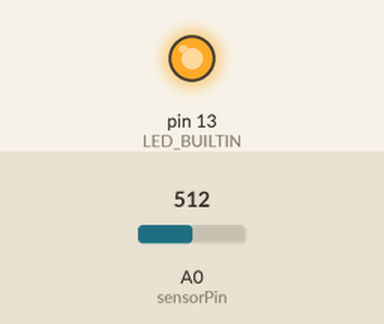
The sketch below on a simulated Arduino Uno, built with avr-gcc and run on an emulated ATmega328P. Shown: output pins drawn as LEDs (lit = HIGH). The test bench sets the inputs (shaded band); at power-on: A0 (sensorPin) = 512. What the sketch prints to the serial monitor is not drawn.

Above: at 1.8 s.
1.9 s: A0 (sensorPin) set to 488
At 2.6 s:
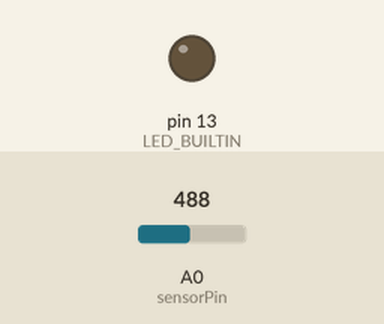
3.5 s: A0 (sensorPin) set to 511
At 5.2 s:
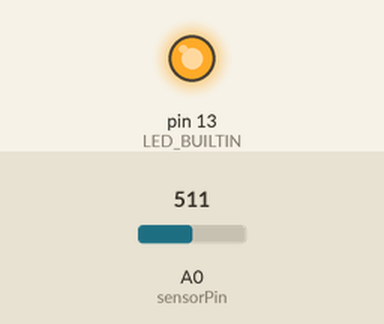
5.5 s: A0 (sensorPin) set to 306
At 6.9 s:
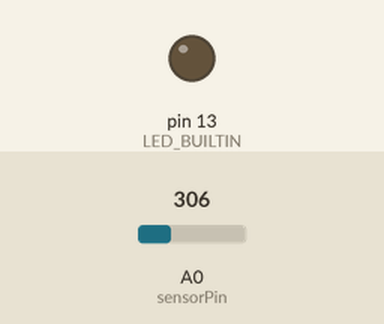
Timing chart, 0 to 8.5 s (numbered marks = the images above; inputs shaded):
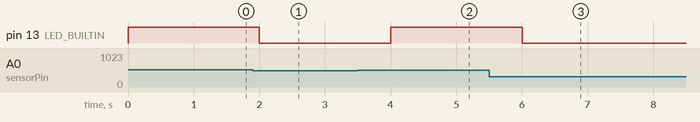

Measured:
- the behaviour switches between 496 and 495 on A0 (sensorPin) (found by bisection; images 0 and 1)
- after the input at 1.9 s, pin 13 (LED_BUILTIN): HIGH → LOW after 0.10 s
- after the input at 3.5 s, pin 13 (LED_BUILTIN): LOW → HIGH after 0.50 s
- after the input at 5.5 s, pin 13 (LED_BUILTIN): HIGH → LOW after 0.51 s

The sketch:

task2.ino
```cpp
const int sensorPin = A0;

// Calibration values — adjust these based on your sensor readings
const int dryValue = 0;   // raw value when dry
const int wetValue = 661;   // raw value when fully submerged

// Define water level thresholds (in percentage)
const int LOW_LEVEL = 25;
const int MEDIUM_LEVEL = 75;
const int HIGH_LEVEL = 95;

void setup() {
  Serial.begin(9600);
  pinMode(LED_BUILTIN, OUTPUT);
}

void loop() {
  int sensorValue = analogRead(sensorPin);

  // Map the raw value (dryValue–wetValue) to percentage (0–100)
  int percentage = map(sensorValue, dryValue, wetValue, 0, 100);
  percentage = constrain(percentage, 0, 100);

  // Print raw and percentage values (for Serial Plotter visualization)
  Serial.print(sensorValue);
  Serial.print(", ");
  Serial.println(percentage);

  // Check thresholds and print alert messages
  if (percentage < LOW_LEVEL) {
    Serial.println("ALERT: LOW WATER LEVEL! (Below 25%)");
    digitalWrite(LED_BUILTIN, LOW);  // LED off
  }
  else if (percentage >= LOW_LEVEL && percentage < MEDIUM_LEVEL) {
    Serial.println("Water level at MEDIUM range (25%–75%)");
    digitalWrite(LED_BUILTIN, LOW);
  }
  else if (percentage >= MEDIUM_LEVEL && percentage < HIGH_LEVEL) {
    Serial.println("Water level approaching HIGH (75%–95%)");
    digitalWrite(LED_BUILTIN, HIGH); // LED on to indicate nearing full
  }
  else if (percentage >= HIGH_LEVEL) {
    Serial.println("ALERT: HIGH WATER LEVEL! (Above 95%)");
    digitalWrite(LED_BUILTIN, HIGH);
  }

  delay(1000); // Update every second
}
```
